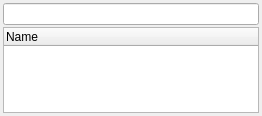
<?xml version="1.0" encoding="UTF-8"?>
<ui version="4.0">
 <class>mvd::DatabaseBrowserWidgetTest</class>
 <widget class="QWidget" name="mvd::DatabaseBrowserWidgetTest">
  <property name="geometry">
   <rect>
    <x>0</x>
    <y>0</y>
    <width>262</width>
    <height>116</height>
   </rect>
  </property>
  <property name="sizePolicy">
   <sizepolicy hsizetype="MinimumExpanding" vsizetype="Preferred">
    <horstretch>0</horstretch>
    <verstretch>0</verstretch>
   </sizepolicy>
  </property>
  <property name="windowTitle">
   <string>Form</string>
  </property>
  <property name="locale">
   <locale language="C" country="AnyCountry"/>
  </property>
  <layout class="QGridLayout" name="gridLayout">
   <property name="margin">
    <number>3</number>
   </property>
   <property name="spacing">
    <number>2</number>
   </property>
   <item row="0" column="0">
    <widget class="QLineEdit" name="m_SearchLine">
     <property name="text">
      <string/>
     </property>
    </widget>
   </item>
   <item row="1" column="0">
    <widget class="QTreeWidget" name="databaseTreeWidget">
     <property name="contextMenuPolicy">
      <enum>Qt::CustomContextMenu</enum>
     </property>
     <property name="selectionMode">
      <enum>QAbstractItemView::SingleSelection</enum>
     </property>
     <property name="selectionBehavior">
      <enum>QAbstractItemView::SelectRows</enum>
     </property>
     <column>
      <property name="text">
       <string>Name</string>
      </property>
     </column>
    </widget>
   </item>
  </layout>
 </widget>
 <resources/>
 <connections/>
</ui>
